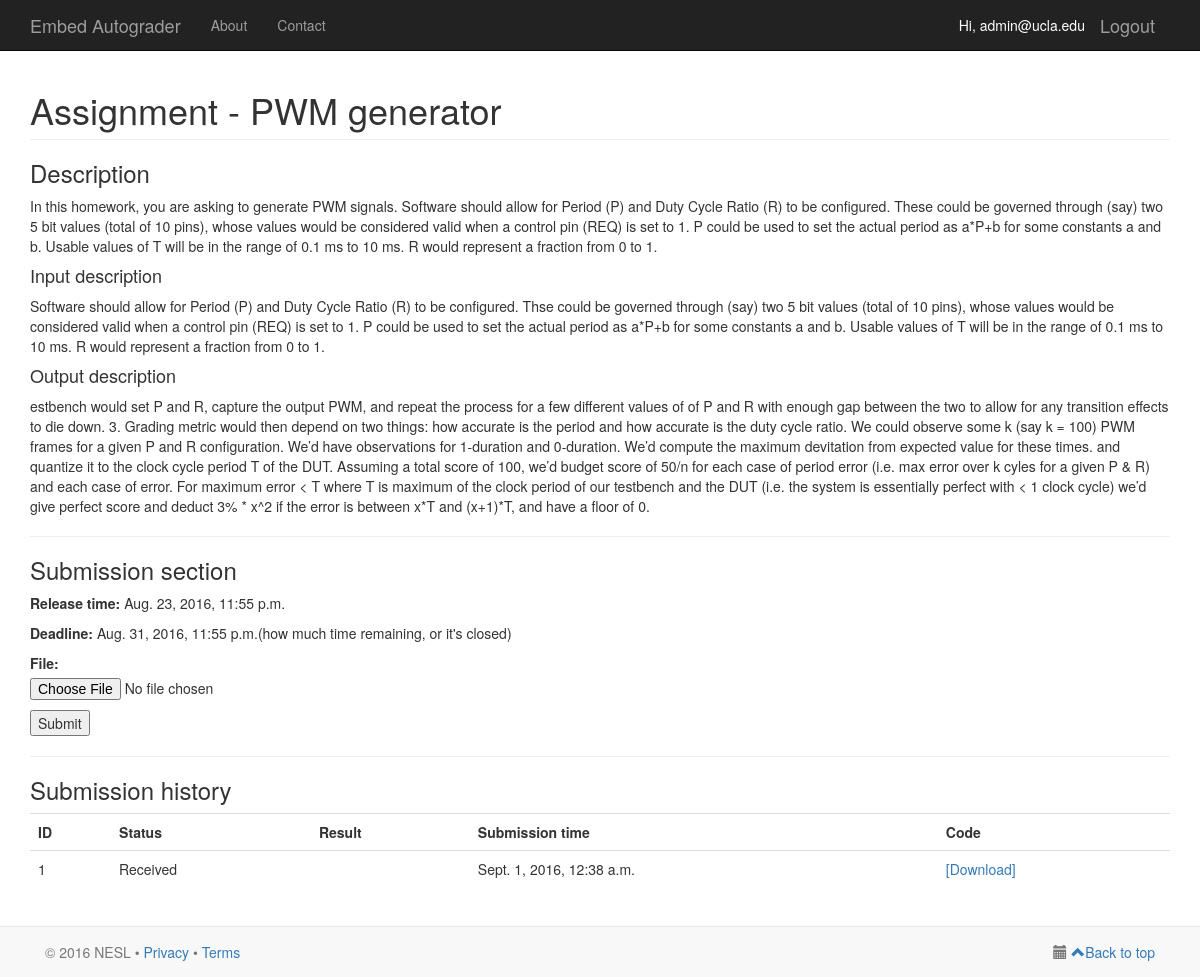
Page /assignment/1/ (signed in) on the earlier database version.
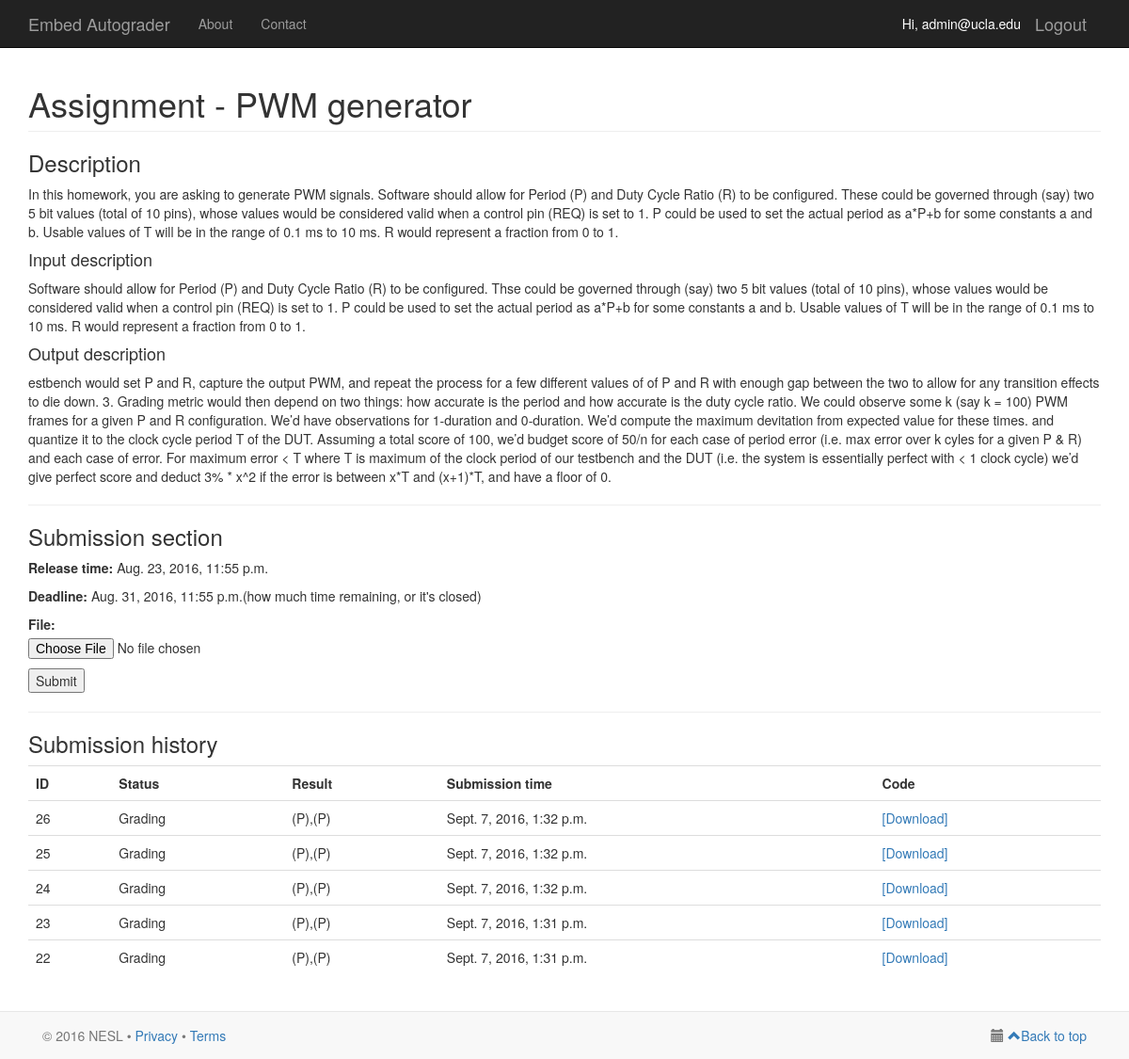
Same page on the later database version.
### serapis/models.py (models this page shows)
class Submission(models.Model):
    STAT_RECEIVED = 0
    STAT_GRADING = 10
    STAT_REGRADING = 11
    STAT_GRADED = 20
    SUBMISSION_STATES = (
            (STAT_RECEIVED, "Received"),
            (STAT_GRADING, "Grading"),
            (STAT_REGRADING, "Rejudging"),
            (STAT_GRADED, "Result is ready"),
    )
    student_id = models.ForeignKey(User, on_delete = models.CASCADE)
    assignment_id = models.ForeignKey(Assignment, on_delete = models.CASCADE)
    submission_time = models.DateTimeField()
    grading_result = models.FloatField()
    status = models.IntegerField(choices = SUBMISSION_STATES, default = STAT_RECEIVED)
    file = models.FileField(upload_to='uploaded_files')

### serapis/views.py (the view, shortened to what this page needs)
# urls.py: url(r'^assignment/(?P<assignment_id>[0-9]+)/$', views.assignment, name='assignment'),
@login_required(login_url='/login/')
def assignment(request, assignment_id):
    username = request.user
    user = User.objects.filter(username=username)[0]
    user_profile = UserProfile.objects.filter(user=user)[0]
    assignment_list = Assignment.objects.filter(id=assignment_id)
    if not assignment_list:
        return HttpResponse("Assignment cannot be found")
    assignment = assignment_list[0]
    course = assignment.course_id
    if not CourseUserList.objects.filter(course_id=course, user_id=user):
        raise PermissionDenied
    submission_form = AssignmentSubmissionForm()
    submission_list = Submission.objects.filter(student_id=user, assignment_id=assignment).order_by('-id')
    num_display = min(5, len(submission_list))
    submission_short_list = submission_list[:num_display]
    submission_grading_detail = []
    for submission in submission_short_list:
        task_symbols = []
        tasks = TaskGradingStatus.objects.filter(submission_id=submission).order_by('assignment_task_id')
        for task in tasks:
            if task.grading_status == TaskGradingStatus.STAT_PENDING:
                task_symbols.append('(P)')
            elif task.grading_status == TaskGradingStatus.STAT_EXECUTING:
                task_symbols.append('(E)')
            elif task.grading_status == TaskGradingStatus.STAT_OUTPUT_TO_BE_CHECKED:
                task_symbols.append('(C)')
            elif task.grading_status == TaskGradingStatus.STAT_FINISH:
                task_symbols.append(str(task.points))
            elif task.grading_status == TaskGradingStatus.STAT_INTERNAL_ERROR:
                task_symbols.append('Error')
        submission_grading_detail.append(','.join(task_symbols))
    submission_n_detail_short_list = zip(submission_short_list, submission_grading_detail)
    template_context = {
            'myuser': request.user,
            'user_profile': user_profile,
            'assignment': assignment,
            'submission_form': submission_form,
            'submission_n_detail_short_list': submission_n_detail_short_list,
    }
    return render(request, 'serapis/assignment.html', template_context)

### serapis/model_forms.py
class AssignmentSubmissionForm(ModelForm):
    class Meta:
        model = Submission
        fields = ['file']

### serapis/templates/serapis/assignment.html (shortened to what this page needs)
{% extends 'serapis/base.html' %}
{% load staticfiles %}
{% block content %}
    <div class="container">
        <h1 class="page-header">Assignment - {{ assignment.name }}</h1>
        <h3>Description</h3>
        <p>{{ assignment.problem_statement }}</p>
        <h4>Input description</h4>
        <p>{{ assignment.input_statement }}</p>
        <h4>Output description</h4>
        <p>{{ assignment.output_statement }}</p>
        <hr/>
        <h3>Submission section</h3>
        <p><b>Release time: </b>{{ assignment.release_time }}</p>
        <p><b>Deadline: </b>{{ assignment.deadline }}(how much time remaining, or it's closed)</p>
        <form action="." method="post" enctype="multipart/form-data">
            {{ submission_form.as_p }}
            <input type="submit" value="Submit" />
        </form>
        <hr/>
        <h3>Submission history</h3>
        {% if not submission_n_detail_short_list %}
            <p>No submissions to this question yet.</p>
        {% else %}
            <table class="table table-hover table-sm">
                <tr>
                    <th>ID</th>
                    <th>Status</th>
                    <th>Result</th>
                    <th>Submission time</th>
                    <th>Code</th>
                </tr>
                {% for s in submission_n_detail_short_list %}
                    <tr>
                        <td>{{ s.0.id }}</td>
                        <td>{{ s.0.get_status_display }}</td>
                        <td>{{ s.1 }}</td>
                        <td>{{ s.0.submission_time }}</td>
                        <td><a href="{{ MEDIA_URL }}{{ s.0.file.url }}">[Download]</a>
                    </tr>
                {% endfor %}
            </table>
        {% endif %}
    </div>
{% endblock %}

Differences in the rows shown:
removed Submission: id "1", status "Received", submission_time "Sept. 1, 2016, 12:38 a.m."
added Submission: id "26", status "Grading", s "(P),(P)", submission_time "Sept. 7, 2016, 1:32 p.m."
added Submission: id "25", status "Grading", s "(P),(P)", submission_time "Sept. 7, 2016, 1:32 p.m."
added Submission: id "24", status "Grading", s "(P),(P)", submission_time "Sept. 7, 2016, 1:32 p.m."
added Submission: id "23", status "Grading", s "(P),(P)", submission_time "Sept. 7, 2016, 1:31 p.m."
added Submission: id "22", status "Grading", s "(P),(P)", submission_time "Sept. 7, 2016, 1:31 p.m."
